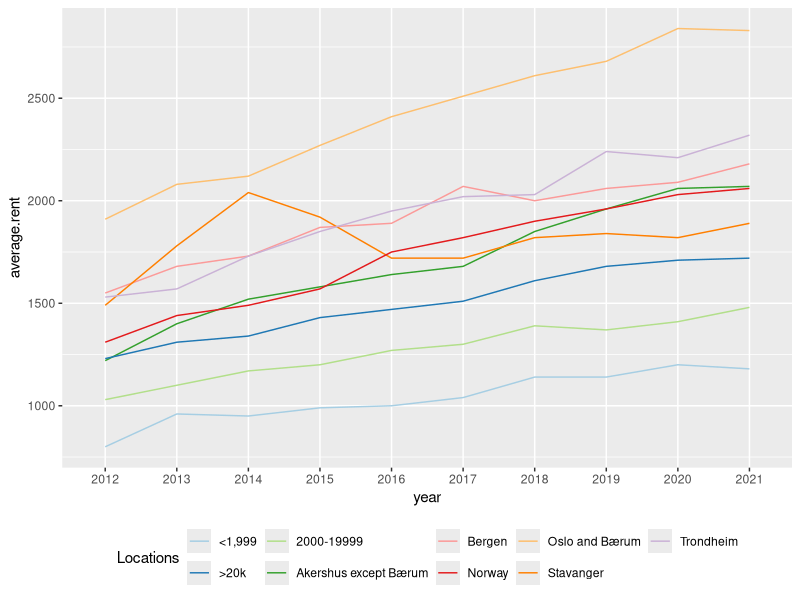

Generate this figure with R:
library(tidyverse)

library(readr)
Norway_rent <- read_delim("rmarkdown/plots/Norway_rent.csv",
delim = "\t", escape_double = FALSE,
trim_ws = TRUE)

gg_rent<-Norway_rent %>% 
  # manual/crafty recoding for category labels
  mutate(Locations=c("Norway","Oslo and Bærum","Akershus except Bærum","Bergen","Trondheim","Stavanger",">20k","2000-19999","<1,999"))%>% 
  # Convenient reshaping for ploting
  pivot_longer(cols = where(is.numeric),names_to = "year",values_to = "average.rent") %>%
  ggplot(.,aes(year,average.rent,color=Locations,group=Location))+
  geom_line()+
  scale_color_brewer(palette="Paired")+
  theme(legend.position = "bottom")
ggsave("./rmarkdown/plots/Norway_rent_trend.png",gg_rent)
